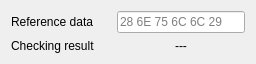
<?xml version="1.0" encoding="UTF-8"?>
<ui version="4.0">
 <class>DataCheckerUi</class>
 <widget class="QWidget" name="DataCheckerUi">
  <property name="geometry">
   <rect>
    <x>0</x>
    <y>0</y>
    <width>252</width>
    <height>60</height>
   </rect>
  </property>
  <property name="windowTitle">
   <string>Form</string>
  </property>
  <layout class="QGridLayout" name="gridLayout">
   <item row="0" column="0">
    <widget class="QLabel" name="labelReference">
     <property name="minimumSize">
      <size>
       <width>100</width>
       <height>0</height>
      </size>
     </property>
     <property name="text">
      <string>Reference data</string>
     </property>
    </widget>
   </item>
   <item row="0" column="1">
    <widget class="QLineEdit" name="lineEdit">
     <property name="minimumSize">
      <size>
       <width>128</width>
       <height>0</height>
      </size>
     </property>
     <property name="placeholderText">
      <string>28 6E 75 6C 6C 29</string>
     </property>
    </widget>
   </item>
   <item row="1" column="0">
    <widget class="QLabel" name="labelResult">
     <property name="text">
      <string>Checking result</string>
     </property>
    </widget>
   </item>
   <item row="1" column="1">
    <widget class="QLabel" name="labelStatus">
     <property name="text">
      <string notr="true">---</string>
     </property>
     <property name="alignment">
      <set>Qt::AlignmentFlag::AlignCenter</set>
     </property>
    </widget>
   </item>
  </layout>
 </widget>
 <resources/>
 <connections/>
</ui>
